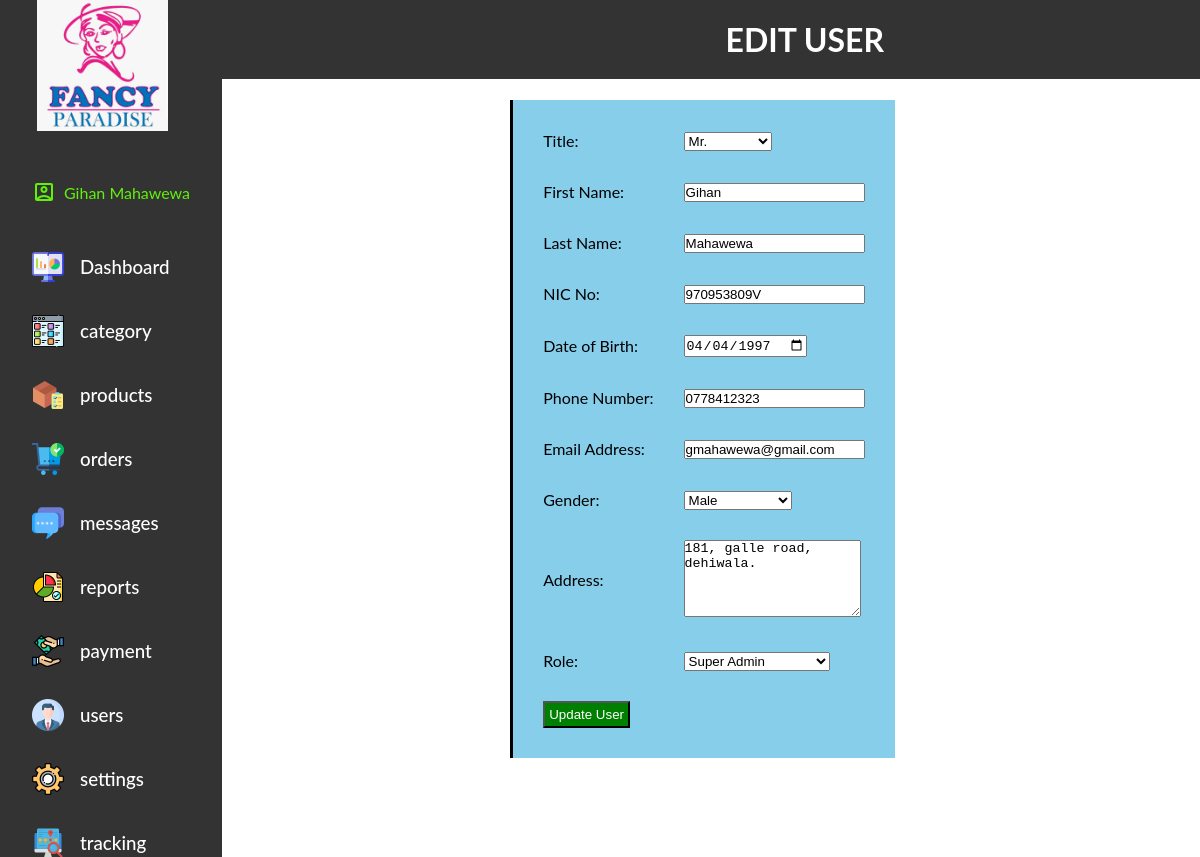
Page /view/edit_user.php?adminuser_id=1 (signed in) on the committed database.
### tables this page shows
CREATE TABLE `tbl_module_role` (
  `module_id` int(11) NOT NULL,
  `role_id` int(11) NOT NULL,
  PRIMARY KEY (`module_id`,`role_id`)
);

CREATE TABLE `tbl_module` (
  `module_id` int(11) NOT NULL AUTO_INCREMENT,
  `name` varchar(50) NOT NULL,
  `image` text NOT NULL,
  PRIMARY KEY (`module_id`)
);

### view/edit_user.php (the view, shortened to what this page needs)
<?php
include "index.php";
?>
<main>
  <h1 class="sticky">EDIT USER</h1>
  <?php
  $id = $_GET['adminuser_id'];
  $sql = "SELECT * FROM tbl_adminuser WHERE adminuser_id = $id";
  $res = mysqli_query($conn, $sql);
  if ($res == true) {
    $count = mysqli_num_rows($res);
    if ($count == 1) {
      $row = mysqli_fetch_assoc($res);
      $title = $row['title'];
      $firstname = $row['firstname'];
      $lastname = $row['lastname'];
      $nic_number = $row['nic_number'];
      $dob = $row['dob'];
      $tel_number = $row['tel_number'];
      $email = $row['email'];
      $address = $row['address'];
      $gender = $row['gender'];
      $role_id = $row['role_id'];
    } else {
      header('location: ' . SITEURL . 'adminpanel/view/users.php');
      exit();
    }
  }
  ?>
  <div>
    <form action="" method="POST">
      <table>
        <tr>
          <td>Title:</td>
          <td>
            <select name="title" required>
              <option value="Mr." <?php if ($title == 'Mr.') echo 'selected'; ?>>Mr.</option>
            </select>
          </td>
        </tr>
        <tr>
          <td>First Name:</td>
          <td><input type="text" name="firstname" value="<?php echo $firstname; ?>" required></td>
        </tr>
        <tr>
          <td>Last Name:</td>
          <td><input type="text" name="lastname" value="<?php echo $lastname; ?>" required></td>
        </tr>
        <tr>
          <td>NIC No:</td>
          <td><input type="text" name="nic_number" value="<?php echo $nic_number; ?>" required></td>
        </tr>
        <tr>
          <td>Date of Birth:</td>
          <td><input type="date" name="dob" value="<?php echo $dob; ?>" required></td>
        </tr>
        <tr>
          <td>Phone Number:</td>
          <td><input type="text" name="tel_number" value="<?php echo $tel_number; ?>" required></td>
        </tr>
        <tr>
          <td>Email Address:</td>
          <td><input type="email" name="email" value="<?php echo $email; ?>" required></td>
        </tr>
        <tr>
          <td>Gender:</td>
          <td>
            <select name="gender" required>
              <option value="Male" <?php if ($gender == 'Male') echo 'selected'; ?>>Male</option>
            </select>
          </td>
        </tr>
        <tr>
          <td>Address:</td>
          <td><textarea name="address" rows="5" required><?php echo $address; ?></textarea></td>
        </tr>
        <tr>
          <td>Role:</td>
          <td>
            <select name="role_id" required>
              <?php
              $roleSql = "SELECT * FROM tbl_role";
              $roleResult = mysqli_query($conn, $roleSql);
              while ($roleRow = mysqli_fetch_assoc($roleResult)) {
                $roleOption = '<option value="' . $roleRow['role_id'] . '"';
                if ($roleRow['role_id'] == $role_id) {
                  $roleOption .= ' selected';
                }
                $roleOption .= '>' . $roleRow['role_name'] . '</option>';
                echo $roleOption;
              }
              ?>
            </select>
          </td>
        </tr>
        <tr>
          <td colspan="2">
            <input type="submit" name="submit" value="Update User" class="savebtn">
          </td>
        </tr>
      </table>
    </form>
  </div>
</main>
</body>
</html>

### view/index.php (shortened to what this page needs)
<?php
include('../model/connection.php');
$roleId = $_SESSION['role_id'];
$sql = "SELECT m.module_id, m.name, mr.role_id
          FROM tbl_module_role AS mr
          INNER JOIN tbl_module AS m ON mr.module_id = m.module_id
          WHERE mr.role_id = $roleId";
$res = mysqli_query($conn, $sql);
$modules = mysqli_fetch_all($res, MYSQLI_ASSOC);
?>
<!DOCTYPE html>
<html>
<head>
	<link rel="stylesheet" href="https://pro.fontawesome.com/releases/v5.10.0/css/all.css">
	<link rel="stylesheet" href="../view/css/index.css">
	<link rel="stylesheet" type="text/css" href="https://cdn.datatables.net/1.11.4/css/jquery.dataTables.css">
	<link rel="stylesheet" type="text/css" href="https://cdn.datatables.net/v/dt/dt-1.12.1/b-2.2.3/b-html5-2.2.3/date-1.1.2/r-2.3.0/datatables.min.css"/>
	<link rel="stylesheet" type="text/css" href="https://cdn.datatables.net/tabletools/2.2.4/css/dataTables.tableTools.css">
	<link href="https://cdnjs.cloudflare.com/ajax/libs/select2/4.0.13/css/select2.min.css" rel="stylesheet" />
</head>
<body>
	<div class="container">
		<aside>
			<div class="top">
				<div class="navigation" id="navigation">
					<a class="dashlogo" href="dashboard.php">
					<img src="assets/logo.jpg" alt="Logo" width="131" height="131">
					</a>
					<div class="user-info">
					<span class="material-icons-outlined">account_box</span>
						<?php echo $_SESSION['firstname']; ?>
						<?php echo $_SESSION['lastname']; ?>
					</div>
					<a class="btn" href="dashboard.php">
					<img src="assets/Module_images/dashboard.png" width="32" height="32">
					<h3>Dashboard</h3>
					</a>
					<?php foreach ($modules as $module) : ?>
						<?php
						$moduleSql = "SELECT image FROM tbl_module WHERE module_id = " . $module['module_id'];
						$moduleRes = mysqli_query($conn, $moduleSql);
						$moduleRow = mysqli_fetch_assoc($moduleRes);
						$module_image = $moduleRow['image'];
						?>
						<a class="btn" href="<?php echo $module['name'] . '.php'; ?>">
							<img src="<?php echo SITEURL; ?>adminpanel/view/assets/Module_images/<?php echo $module_image; ?>" alt="<?php echo $module_image; ?>" width="32" height="32">
							<h3><?php echo $module['name']; ?></h3>
						</a>
					<?php endforeach; ?>
				</div>
			</div>
		</aside>

### view/css/index.css (style rules this page uses)
* { margin: 0; padding: 0; list-style: none; text-decoration: none; box-sizing: border-box; }
body { width: 100%; font-family: "Lato", sans-serif; user-select: none; overflow-x: hidden; }
.container { display: grid; width: 100%; grid-template-columns: 12.8rem auto; }
aside .navigation { margin: 0; padding: 0; height: 100%; position: fixed; background-color: #333; overflow: auto; }
aside h3 { font-weight: 500; }
.dashlogo { margin: 2.3rem; align-items: center; position: relative; transition: all 300ms ease; }
.btn { color: white; display: flex; margin: 2rem; gap: 1rem; align-items: center; position: relative; height: 2rem; transition: all 300ms ease; flex-direction: row; }
.user-info { color: rgb(96, 241, 12); display: flex; margin: 2rem; gap: 0.5rem; align-items: center; position: relative; height: 3.3rem; }

### rows in the picture
tbl_module_role: module.image (picture), module.name "category"
tbl_module_role: module.image (picture), module.name "products"
tbl_module_role: module.image (picture), module.name "orders"
tbl_module_role: module.image (picture), module.name "messages"
tbl_module_role: module.image (picture), module.name "reports"
tbl_module_role: module.image (picture), module.name "payment"
tbl_module_role: module.image (picture), module.name "users"
tbl_module_role: module.image (picture), module.name "settings"
tbl_module_role: module.image (picture), module.name "tracking"

### other values in the picture
$_SESSION['firstname'] "Gihan"
$_SESSION['lastname'] "Mahawewa"
form field role_id "Super Admin"
